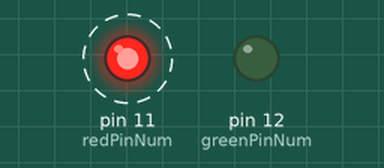
A sketch run on a simulated Arduino Uno, built with avr-gcc and run on an emulated ATmega328P. Parts: output pins drawn as LEDs (lit = HIGH). Dashed ring = blinking. What the sketch prints to the serial monitor is not drawn.

Above: at 1.7 s.
At 5.02 s:
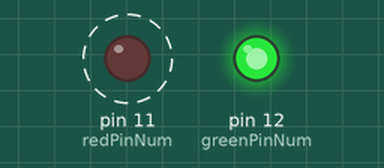
Timing chart, 0 to 5.3 s (numbered marks = the images above):
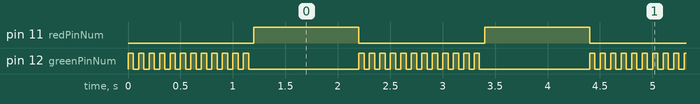

The sketch:

lesson_4.ino
```cpp
int portNum = 9600;
int greenPinNum = 12;
int redPinNum = 11;
int sleepTime = 1000;
int shortSleepTime = 50;
char myStr[] = "Hello World!";
int n = 1;

void setup() {
  // put your setup code here, to run once:
  //Open a serial port for communication
  Serial.begin(portNum);
  pinMode(greenPinNum, OUTPUT);
  pinMode(redPinNum, OUTPUT);
}

void loop() {
  // put your main code here, to run repeatedly:

  Serial.println();
  Serial.print("Loop #: ");
  Serial.print(n);
  Serial.println();

  for(int i=0; i<=11; i=i+1){
    digitalWrite(greenPinNum, HIGH);
    Serial.print(myStr[i]);
    delay(shortSleepTime);
    digitalWrite(greenPinNum, LOW);
    delay(shortSleepTime);
    }

  for(int j=0; j<=2; j=j+1){
    Serial.println();
    }

  digitalWrite(redPinNum, HIGH);
  delay(sleepTime);
  digitalWrite(redPinNum, LOW);

  n=n+1;
}
```

Measured:
- by itself, pin 11 (redPinNum): alternates HIGH for 1.0 s and LOW for 1.2 s
- by itself, pin 12 (greenPinNum): moves between LOW and HIGH, repeating every 2.2 s
